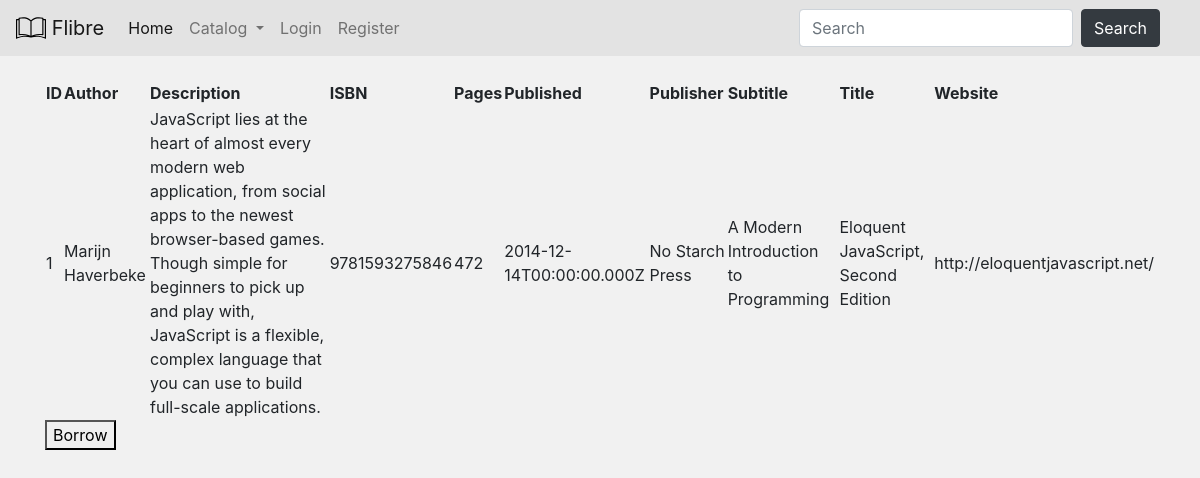
The app's page /catalog/books/1, older data.
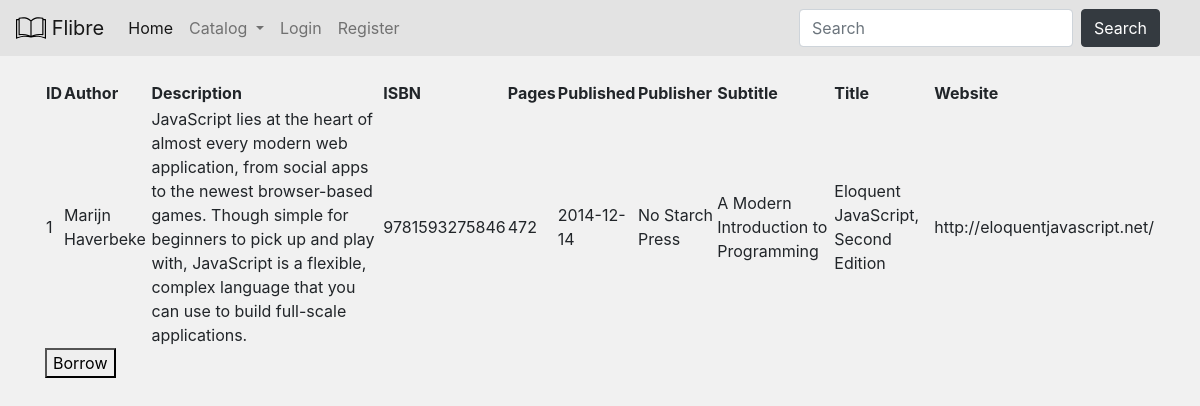
The same page, newer data.
### db_models.py (models this page shows, shortened)
class Book(Base):
    __tablename__ = 'books'
    id = Column(Integer, primary_key=True)
    author = Column(String(255))
    description = Column(String(1000))
    isbn = Column(Integer)
    pages = Column(Integer)
    published = Column(String(10))
    publisher = Column(String(255))
    subtitle = Column(String(255))
    title = Column(String(255))
    website = Column(String(255))
    user_id = Column(Integer, ForeignKey('users.id'))
    user_ref = relationship('User', back_populates='book_ref')

### routes.py (the view)
@app.route('/catalog/books/<int:book_id>')
def book(book_id):
    db_session = get_session()
    mybook = db_session.query(Book).filter(Book.id == book_id).one()
    context = get_default_context()
    context['book'] = mybook
    return render_template('book.html', **context)

### routes.py (called while the page is built)
def get_session(echo=False):
    engine = create_engine('sqlite:///db/database.db', echo=echo)
    db_session = sessionmaker(bind=engine)
    return db_session()

def get_default_context():
    permission_lvl = get_user_auth_lvl()
    context = {'permission_lvl': permission_lvl,
               'user_id': session.get('user_id'),
               'username': session.get('username')}
    return context

def get_user_auth_lvl():
    if not session.get('user_id'):
        return 3
    db_session = get_session()
    user_data = db_session.query(User.permission_lvl) \
                .filter(User.username == session.get('username')) \
                .one()
    return user_data.permission_lvl

### templates/book.html (shortened to what this page needs)
{% extends 'layout.html' %}
{% block content %}
<table>
  <tr>
    <th>ID</th>
    <th>Author</th>
    <th>Description</th>
    <th>ISBN</th>
    <th>Pages</th>
    <th>Published</th>
    <th>Publisher</th>
    <th>Subtitle</th>
    <th>Title</th>
    <th>Website</th>
  </tr>
  <tr>
    <td>{{ book['id'] }}</td>
    <td>{{ book['author'] }}</td>
    <td>{{ book['description'] }}</td>
    <td>{{ book['isbn'] }}</td>
    <td>{{ book['pages'] }}</td>
    <td>{{ book['published'] }}</td>
    <td>{{ book['publisher'] }}</td>
    <td>{{ book['subtitle'] }}</td>
    <td>{{ book['title'] }}</td>
    <td>{{ book['website'] }}</td>
  </tr>
</table>
{% if book['user_id'] == None %}
<form action="/catalog/books/borrow" method="POST">
  <button name="borrow_book_id" type="submit" value="{{ book['id'] }}">Borrow</button>
</form>
{% elif book['user_id'] == user_id %}
<form action="/catalog/books/return" method="POST">
  <button name="return_book_id" type="submit" value="{{ book['id'] }}">Return</button>
</form>
{% endif %}
{% endblock %}

Row changes from the older to the newer data that the page shows:
changed Book "Marijn Haverbeke": published "2014-12-14T00:00:00.000Z" → "2014-12-14"
